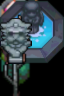

A level layout from a 2D game, rendered from its tile map. Below: a short description, then the map file with its tile-grid data intact:
An orthogonal 2x3 tile map with 32x32 px tiles, 17 tile layers (Tree1, Tree2, Tree3, Tree4, ...), 3 tilesets.

<map version="1.0" tiledversion="1.0.1" orientation="orthogonal" renderorder="right-down" width="2" height="3" tilewidth="32" tileheight="32" nextobjectid="1">
 <tileset firstgid="1" name="brick" tilewidth="32" tileheight="32" tilecount="294" columns="21">
  <image source="brick.png" width="672" height="448" />
 </tileset>
 <tileset firstgid="295" name="decoration" tilewidth="32" tileheight="32" tilecount="135" columns="10">
  <image source="decoration.png" width="320" height="192" />
 </tileset>
 <tileset firstgid="430" name="decoration" tilewidth="32" tileheight="32" tilecount="60" columns="10">
  <image source="decoration.png" width="320" height="192" />
 </tileset>
 <layer name="Tree1" width="2" height="3">
  <data encoding="csv">
301,0,
311,0,
0,0
</data>
 </layer>
 <layer name="Tree2" width="2" height="3">
  <data encoding="csv">
457,0,
467,0,
477,0
</data>
 </layer>
 <layer name="Tree3" width="2" height="3">
  <data encoding="csv">
463,0,
473,0,
0,0
</data>
 </layer>
 <layer name="Tree4" width="2" height="3">
  <data encoding="csv">
321,0,
331,0,
341,0
</data>
 </layer>
 <layer name="Tree5" width="2" height="3">
  <data encoding="csv">
330,0,
340,0,
0,0
</data>
 </layer>
 <layer name="Wood1" width="2" height="3">
  <data encoding="csv">
442,443,
0,0,
0,0
</data>
 </layer>
 <layer name="Wood2" width="2" height="3">
  <data encoding="csv">
299,0,
309,0,
0,0
</data>
 </layer>
 <layer name="Wood3" width="2" height="3">
  <data encoding="csv">
300,0,
310,0,
0,0
</data>
 </layer>
 <layer name="Flower1" width="2" height="3">
  <data encoding="csv">
297,298,
0,0,
0,0
</data>
 </layer>
 <layer name="Flower2" width="2" height="3">
  <data encoding="csv">
327,0,
337,0,
0,0
</data>
 </layer>
 <layer name="Flower3" width="2" height="3">
  <data encoding="csv">
329,0,
339,0,
0,0
</data>
 </layer>
 <layer name="Candle1" width="2" height="3">
  <data encoding="csv">
312,0,
0,0,
0,0
</data>
 </layer>
 <layer name="Candle2" width="2" height="3">
  <data encoding="csv">
303,0,
313,0,
0,0
</data>
 </layer>
 <layer name="Diamond" width="2" height="3">
  <data encoding="csv">
302,0,
0,0,
0,0
</data>
 </layer>
 <layer name="Altar" width="2" height="3">
  <data encoding="csv">
325,326,
335,336,
0,0
</data>
 </layer>
 <layer name="Statue1" width="2" height="3">
  <data encoding="csv">
295,0,
305,0,
0,0
</data>
 </layer>
 <layer name="Statue2" width="2" height="3">
  <data encoding="csv">
296,0,
306,0,
0,0
</data>
 </layer>
</map>
